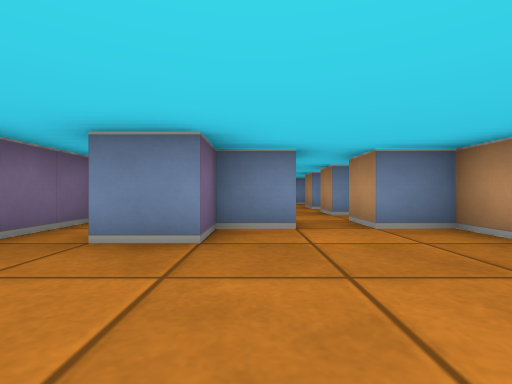
[1] (above)

19 first-person views from a walk through a cub3D level. The camera is about half as high as the walls, looks level and sees 85° across. The floor is counted in squares. Each view is taken from the middle of a square. On the plan, view 1 faces up. The plan holds only what a view shows up to about 9 squares ahead; the rest is blank.

[2]
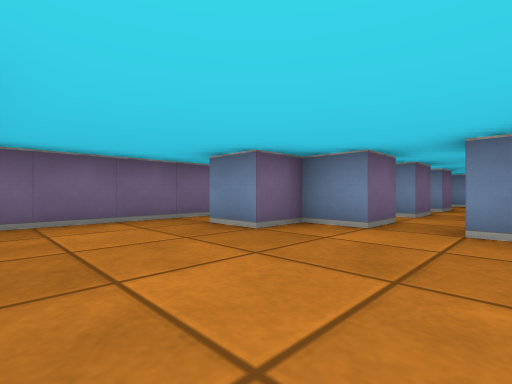

[3]
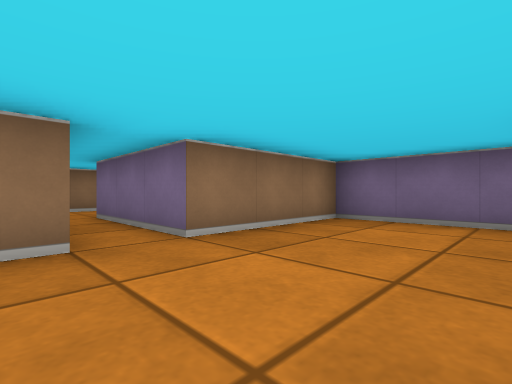

[4]
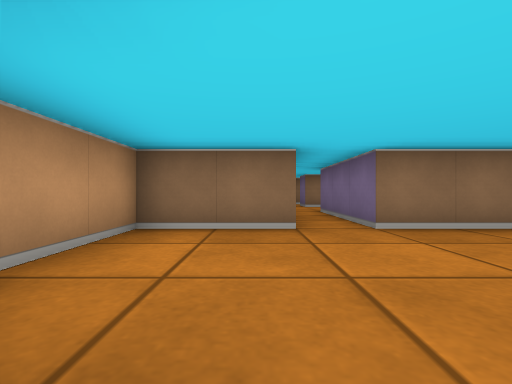

[5]
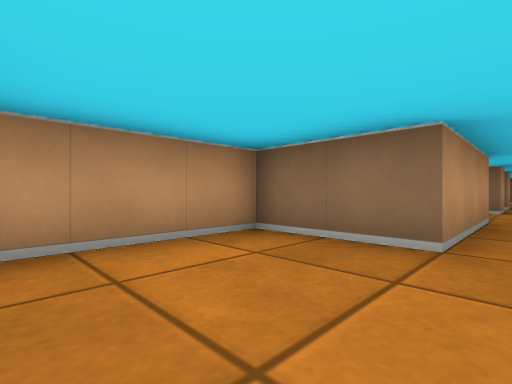

[6]
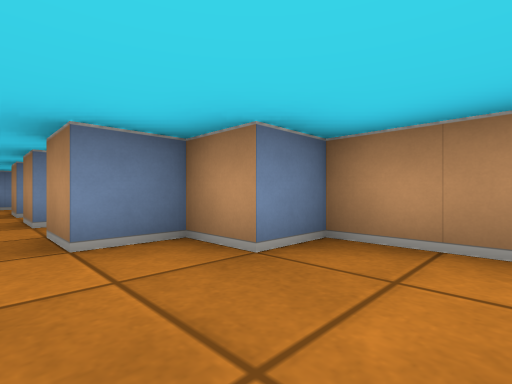

[7]
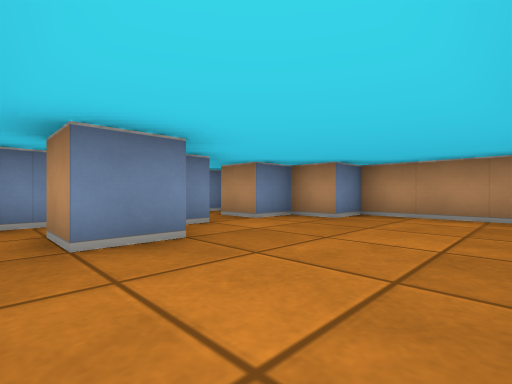

[8]
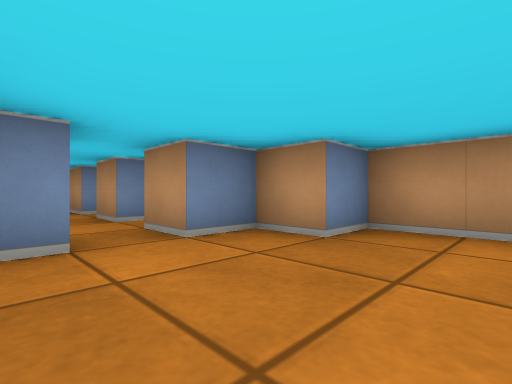

[9]
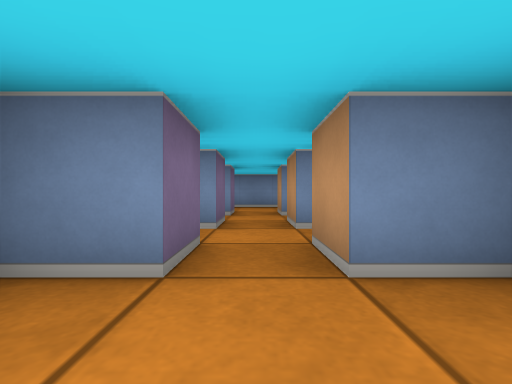

[10]
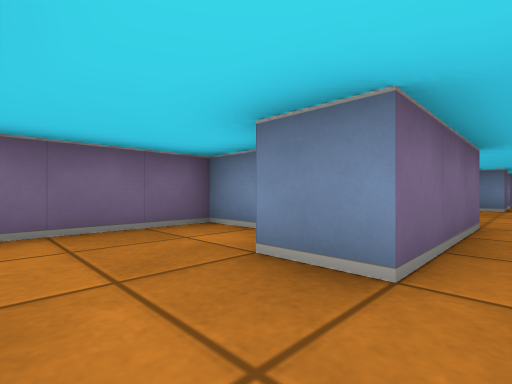

[11]
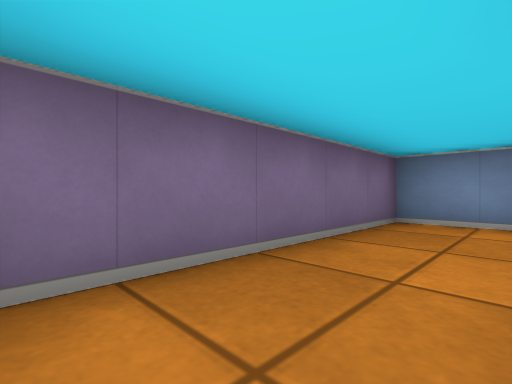

[12]
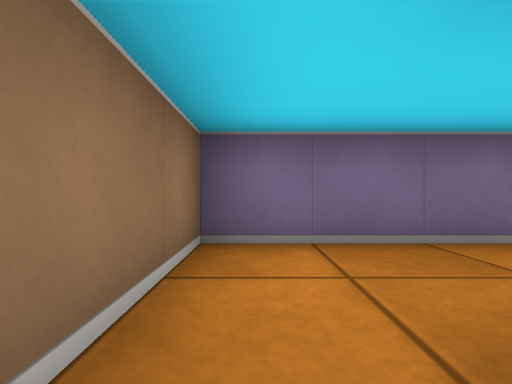

[13]
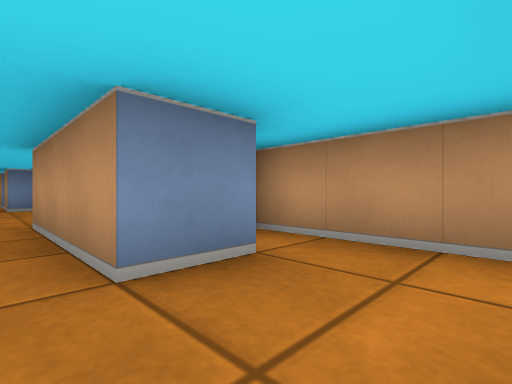

[14]
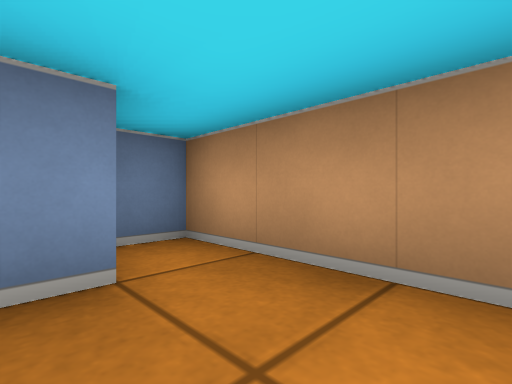

[15]
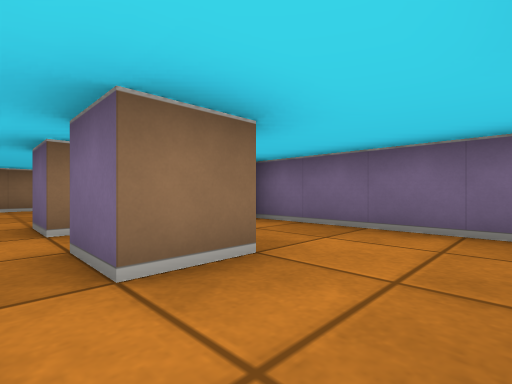

[16]
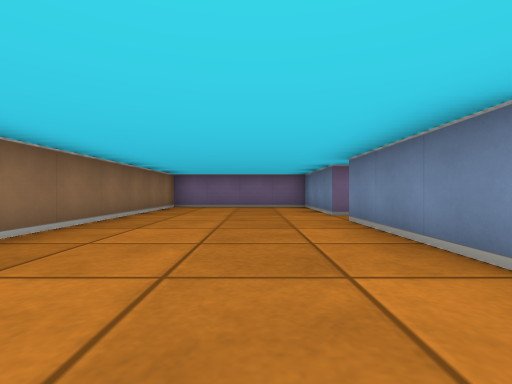

[17]
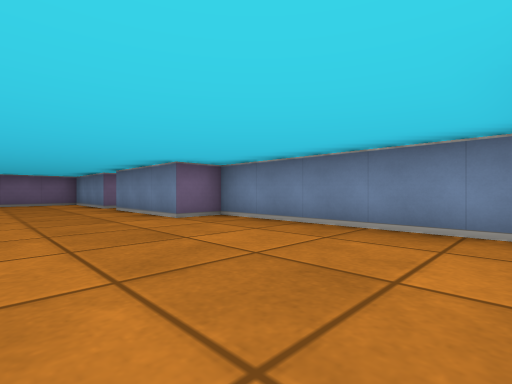

[18]
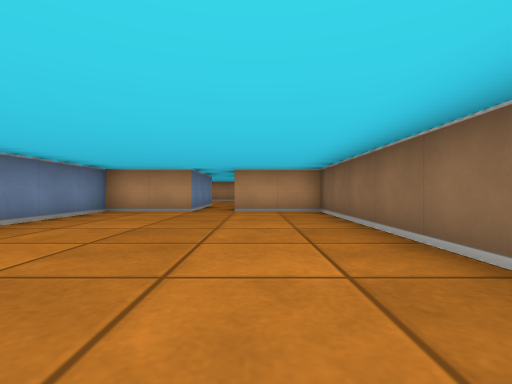

[19]
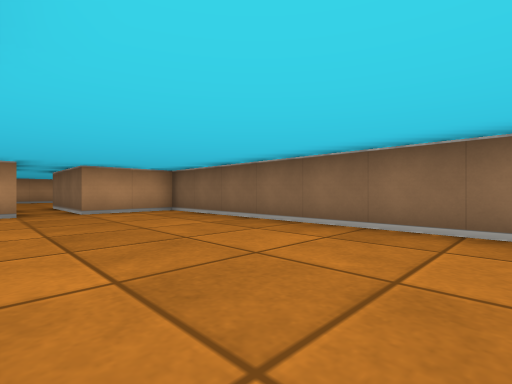

### Floor plan
Ten units are one square. View 1 is at (0, 0); x grows to the right and y downward. Boxes are objects, and circles mark ways between rooms. Rooms are numbered by the first view taken in them; rooms with no view inside come last. Other rooms are left out.
<svg viewBox="-30 -50 135 180">
<path fill="none" stroke="#000" d="M5 -45 5 -35 -5 -35 -5 -25 -15 -25 -15 -35M-12 -45 -19 -45M15 5 35 5 35 -25 25 -25 25 -35 15 -35 15 -45M-25 -42 -25 5 5 5M-5 55 5 55 5 65M15 65 15 56M-11 25 -25 25 -25 75 5 75M26 35 15 35 15 5M35 50 35 25 28 25M5 5 5 35 -5 35M5 75 5 85 -25 85 -25 125 95 125 95 105M95 95 95 75 45 75 45 85 15 85 15 78"/>
<circle cx="10" cy="10" r="3" fill="#2a7"/>
<circle cx="10" cy="80" r="3" fill="#2a7"/>
<text x="0" y="-20">1</text>
<text x="0" y="50">2</text>
<text x="40" y="100">3</text>
</svg>
Room 1 opens to room 2. Room 2 opens to room 3.

Where each view was taken, in squares from view 1:
view 1: 0 up, 0 right, facing up
view 2: 0 up, 2 right, facing up-left
view 3: 2 up, 2 right, facing down-left
view 4: 3 up, 2 right, facing down
view 5: 2 up, 1 right, facing down-right
view 6: 1 up, 1 right, facing up-right
view 7: 0 up, 2 left, facing up-right
view 8: 1 up, 0 right, facing up-right
view 9: 2 up, 1 right, facing up
view 10: 5 down, 1 right, facing up-left
view 11: 7 down, 1 left, facing up-left
view 12: 7 down, 0 right, facing left
view 13: 5 down, 1 right, facing up-right
view 14: 5 down, 2 right, facing up-right
view 15: 4 down, 1 right, facing down-left
view 16: 10 down, 6 right, facing left
view 17: 11 down, 9 right, facing up-left
view 18: 11 down, 3 right, facing right
view 19: 9 down, 3 right, facing down-right
